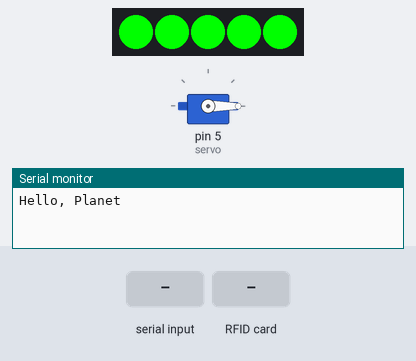
Bench run of a sketch on a simulated Arduino Uno, built with avr-gcc and run on an emulated ATmega328P. Shown: 5 RGB LEDs in strip order, left to right, servo, the last lines printed to the serial monitor. The test bench sets the inputs (shaded band). EEPROM starts erased.

Above: at 1.2 s.
1.3 s: "4\n" received over the second serial link
At 3.8 s:
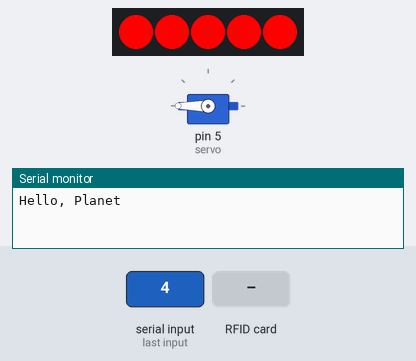
4.3 s: "1\n" received over the second serial link
At 6.5 s:
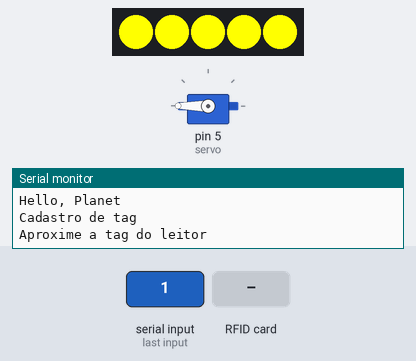
7.3 s: RFID card 5E 7A 19 C4 held to the reader
At 9.8 s:
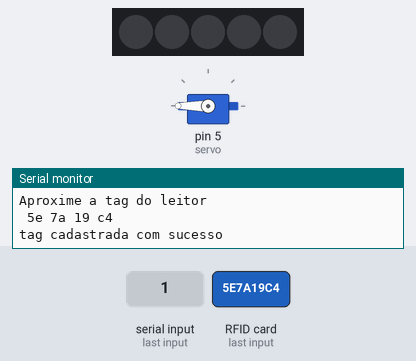
Timing chart, 0 to 11.3 s (numbered marks = the images above; inputs shaded):
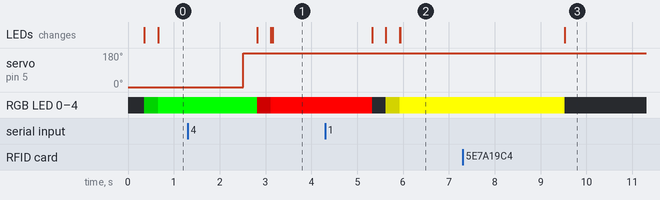

Measured:
- after the input at 1.3 s, servo on pin 5 (servo): 0° → 180° after 1.2 s; RGB LED 0–4: RGB(0, 255, 0) → RGB(114, 0, 0) after 1.5 s, → RGB(239, 0, 0) 0.30 s later, → RGB(255, 0, 0) 0.04 s later; the LEDs: first change after 1.5 s (image 1 shows a later state)
- after the input at 4.3 s, RGB LED 0–4: RGB(255, 0, 0) → off after 1.0 s, → RGB(125, 125, 0) 0.30 s later, → RGB(250, 250, 0) 0.30 s later, → RGB(255, 255, 0) 0.01 s later; the LEDs: first change after 1.0 s (image 2 shows a later state)
- after the input at 7.3 s, RGB LED 0–4: RGB(255, 255, 0) → off after 2.2 s; the LEDs: change after 2.2 s (image 3)

The sketch:

trab8bt.ino
```cpp
#include <Adafruit_NeoPixel.h>
#include <SoftwareSerial.h>
#include <Servo.h>
#include <EEPROM.h>
#include <SPI.h>
#include <MFRC522.h>

#define SS_PIN 10
#define RST_PIN 9
//#define CHIP_PIN 4
SoftwareSerial bt(A5, A4);

Adafruit_NeoPixel leds = Adafruit_NeoPixel(5,A0, NEO_GRB + NEO_KHZ800);
Servo servo;
int state = 0;
int buff;
boolean fade=true;
boolean fadea=true;
unsigned long timer=0;
unsigned long timer2=0;
int manual = 0; //1-trancado 0-aberto
boolean aux2 = false;
MFRC522 nfc(SS_PIN, RST_PIN);
String uid;
//fechado = 255 0 0
//aberto = 0 255 0
//esperando = 255 245 23
void setup() {

  Serial.begin(9600);
  SPI.begin();
  bt.begin(38400);
  leds.begin();
  //color(255,255,255);
//  leds.show();
  servo.attach(5);
  servo.write(0);
  pinMode(SS_PIN, OUTPUT);
  //pinMode(CHIP_PIN,OUTPUT);

  nfc.PCD_Init();
  Serial.println("Hello, Planet");
  //Serial.write("AT")
}

void loop() {
  //ler o buffer pra setar o state;
  //se n houver comando state=0;
  if(timer+7000 >millis() && (state==0 || state==4)){
  if(manual==0){
    if(fade){
     fadeG();
      }
      fade=false;
    }

    else if(manual==1)
    {
      if(fade){
        fadeR();
        }
        fade=false;
      }
  }else if(state==2 || state == 1){
    color(255,255,0);
    }else{
      color(0,0,0);}
  /*if(bt.available()){
    Serial.write(bt.read());
    }*/

  if (Serial.available()) {
    bt.write(Serial.read());
    }
  //*****//
  //executa de acordo com o valor da var buff
  if (bt.available()) {
    buff = "";
    while (bt.available()) {

      buff = bt.readString().toInt();
    }
    if (buff == 1) {
      Serial.println("Cadastro de tag");
      Serial.println("Aproxime a tag do leitor");
      bt.write("Cadastro \n Aproxime o cartão do leitor \n");
      fadea=true;
      if(fadea){
      fadeY();
      fadea=false;
      }
      state = 1;
    } else if (buff == 2) {
      Serial.println("Remover tag");
      Serial.println("Aproxime a tag do leitor");
      bt.write("Remover tag \n Aproxime o cartão do leitor \n");
      state = 2;
         if(fadea){
      fadeY();
      fadea=false;
      }
    } else if (buff == 3) {
      Serial.println("modo 3");
      for (int i = 0; i < EEPROM.length(); i += 4) {
        Serial.print((i + 4) / 4);
        Serial.print(".");

        for (int j = 0; j < 4; j++) {
          Serial.print(EEPROM.read(i + j));
          Serial.print(" ");
        }
        Serial.println();
      }
    } else if (buff == 4) {

      state = 4;
    } else {
      Serial.println("digite um modo válido");
      bt.write("Digite um modo válido \n");
    }
  }
  /*if (timer + 3000 <= millis()  && aux2) {
    manual = 0;
    servo.write(180 * manual);
    Serial.println("deuaq");
    aux2 = false;
  }*/
  if (state == 4 && timer+2500<millis()) {

    if (manual == 0) {
        manual = 1;
    } else {
      manual = 0;
    }
    servo.write(180 * manual);
    /*if(manual==1){
    color(0,255,0);
    }else if(manual==0)
    {
      color(255,0,0);
      }*/
    state = 0;
    //delay(1000);
    timer=millis();
    fade=true;
}

//espera cartao
if (!nfc.PICC_IsNewCardPresent()) {
  return;
}
if (!nfc.PICC_ReadCardSerial()) {
  return;
}
//cadastro da tag
if (state == 1) {
  digitalWrite(SS_PIN, LOW);

  for (byte i = 0; i < nfc.uid.size; i++) {
    //MEE
    uid += String(nfc.uid.uidByte[i] < 0x10 ? " 0" : " ");
    //
    uid += String(nfc.uid.uidByte[i], HEX);
  }
  Serial.println(uid);

  //verifica se já tem e o prox espaço vazio
  boolean aux = false; //aux true = já está ocupado
  int empty = EEPROM.read(1023);
  for (int i = 0; i < EEPROM.length() - 4; i += 4) {
    if (EEPROM.read(i) == nfc.uid.uidByte[0] && EEPROM.read(i + 1) == nfc.uid.uidByte[1] && EEPROM.read(i + 2) == nfc.uid.uidByte[2] && EEPROM.read(i + 3) == nfc.uid.uidByte[3] ) {
      aux = true;
    }
  }
  if (!aux) {
    for (int i = 0; i < 4; i++) {
      EEPROM.write((empty + i), nfc.uid.uidByte[i]);
      aux = true; //só pra ter ctz
    }
    int nextEmpty = EEPROM.read(1023);
    EEPROM.write(1023, nextEmpty + 4);
    Serial.println("tag cadastrada com sucesso");
    bt.write("Tag cadastrada com sucesso \n");
    delay(1000);
  } else {
    Serial.println("tag já cadastrada");
    bt.write("Tag já cadastrada \n");

  }
  uid = "";
  state = 0;
  nfc.PICC_HaltA();
  timer2=millis();
}
//--
if (state == 2) {
  boolean aux = false;
  //verifica se já tá cadastrado
  for (int i = 0; i < EEPROM.length() - 4; i += 4) {
    if (EEPROM.read(i) == nfc.uid.uidByte[0] && EEPROM.read(i + 1) == nfc.uid.uidByte[1] && EEPROM.read(i + 2) == nfc.uid.uidByte[2] && EEPROM.read(i + 3) == nfc.uid.uidByte[3] ) {
      aux = true;
      EEPROM.write(i, 255);
      EEPROM.write((i + 1), 255);
      EEPROM.write((i + 2), 255);
      EEPROM.write((i + 3), 255);
    }
  }
  if (aux) {
    Serial.println("tag removida com  sucesso");
   bt.write("Tag removida com sucesso \n");

  } else {
    Serial.println("tag não cadastrada");
   bt.write("Tag não cadastrada \n");

  }
  state = 0;
  nfc.PICC_HaltA();
  timer2=millis();
}
//--
if (state == 0 && timer2+3000<millis()) {
  for (int i = 0; i < EEPROM.length() - 4; i += 4) {
    if (EEPROM.read(i) == nfc.uid.uidByte[0] && EEPROM.read(i + 1) == nfc.uid.uidByte[1] && EEPROM.read(i + 2) == nfc.uid.uidByte[2] && EEPROM.read(i + 3) == nfc.uid.uidByte[3]) {
      state=4;
      Serial.println("foi");
      }
    }
  }
}

void color(int r, int g, int b){
  for(int i=0;i<=4;i++){
    leds.setPixelColor(i,r,g,b);
    }
    leds.show();
  }

void fadeG(){
  for(int i=0;i<=255;i++){
    color(0,i,0);
    delay(2);
    }
  }

void fadeR(){
    for(int i=0;i<=255;i++){
    color(i,0,0);
    delay(2);
    }
}

void fadeY(){

  for(int i=0;i<=255;i++){
    color(i,i,0);
    delay(2);
    }

  }
```
